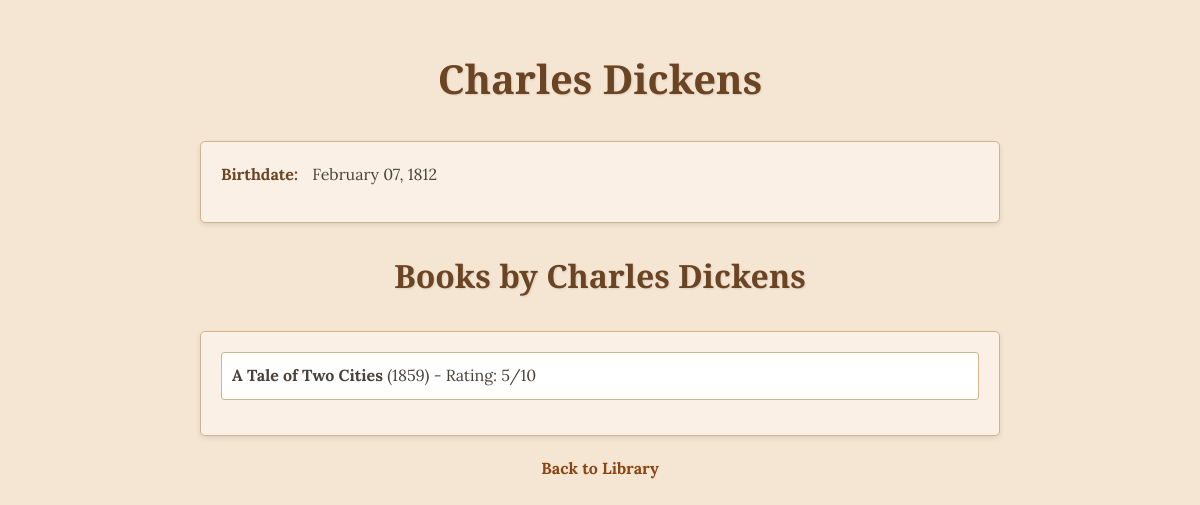
Page /author/7 on the committed database.
### data_models.py (models this page shows, shortened)
class Author(db.Model):
    __tablename__ = 'authors'
    id = db.Column(db.Integer, primary_key=True)
    name = db.Column(db.String(100), nullable=False)
    birth_date = db.Column(db.Date)
    books = db.relationship('Book', back_populates='author', cascade="all, delete-orphan")

class Book(db.Model):
    __tablename__ = 'books'
    id = db.Column(db.Integer, primary_key=True)
    title = db.Column(db.String(200), nullable=False)
    publication_year = db.Column(db.Integer)
    isbn = db.Column(db.String(13), unique=True)
    author_id = db.Column(db.Integer, db.ForeignKey('authors.id'), nullable=False)
    author = db.relationship('Author', back_populates='books')
    rating = db.Column(db.Integer, nullable=False, default=0)

### app.py (the view)
@app.route('/author/<int:author_id>')
def author_detail(author_id):
    author = Author.query.get_or_404(author_id)
    return render_template('author_detail.html', author=author)

### templates/author_detail.html (shortened to what this page needs)
<!DOCTYPE html>
<html lang="en">
<head>
</head>
<body>
    <h1>{{ author.name }}</h1>
    <div class="author-details">
        <div class="author-info"><strong>Birthdate:</strong> {{ author.birth_date.strftime('%B %d, %Y') }}</div>
    </div>
    <h2>Books by {{ author.name }}</h2>
    <div class="book-list">
        {% for book in author.books %}
            <div class="book-item">
                <strong>{{ book.title }}</strong> ({{ book.publication_year }}) - Rating: {{ book.rating }}/10
            </div>
        {% else %}
            <p>No books found for this author.</p>
        {% endfor %}
    </div>
    <a href="{{ url_for('home') }}" class="back-link">Back to Library</a>
</body>
</html>

### templates/author_detail.html (style rules this page uses)
body { font-family: 'Lora', serif; line-height: 1.6; color: #4a4238; max-width: 800px; margin: 0 auto; padding: 20px; background-color: #f5e6d3; }
h1, h2 { font-family: 'Playfair Display', serif; color: #6b4423; text-align: center; margin-bottom: 30px; text-shadow: 1px 1px 2px rgba(0,0,0,0.1); }
h1 { font-size: 2.5em; }
h2 { font-size: 2em; }
.author-details, .book-list { background-color: #faf0e6; padding: 20px; border-radius: 5px; box-shadow: 0 2px 5px rgba(0,0,0,0.1); border: 1px solid #d2b48c; margin-bottom: 20px; }
.author-info { margin-bottom: 15px; }
.author-info strong { font-weight: bold; color: #6b4423; margin-right: 10px; }
.book-item { margin-bottom: 15px; padding: 10px; background-color: #fff; border-radius: 3px; border: 1px solid #d2b48c; }
.back-link { display: block; text-align: center; margin-top: 20px; color: #8b4513; text-decoration: none; font-weight: bold; }

### rows in the picture
Author: name "Charles Dickens", birth_date "February 07, 1812"
Book: title "A Tale of Two Cities", publication_year "1859", rating "5"
